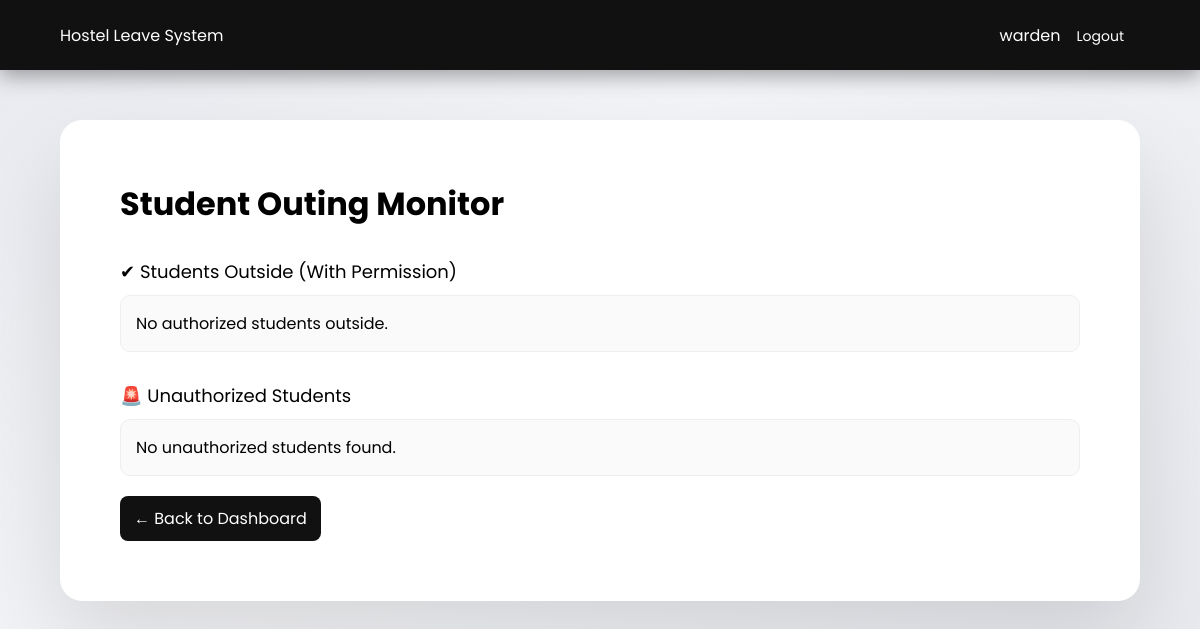
/warden/out_students.php (signed in), run on an earlier commit of the app's database.
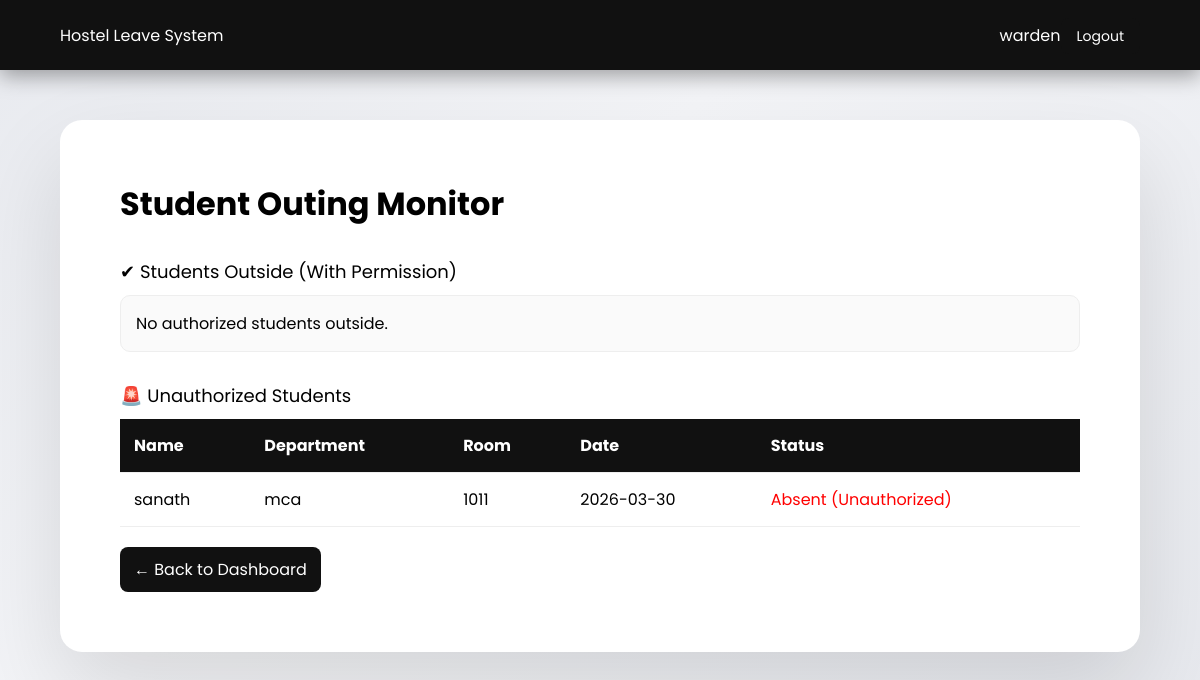
And on a later commit of the database.
### tables this page shows
CREATE TABLE `attendance` (
  `id` int(11) NOT NULL,
  `user_id` int(11) NOT NULL,
  `date` date NOT NULL,
  `status` enum('Present','Absent','Leave') DEFAULT 'Present',
  `remark` enum('Normal','Unauthorized') DEFAULT 'Normal',
  `marked_by` int(11) DEFAULT NULL,
  `created_at` timestamp NOT NULL DEFAULT current_timestamp()
);

CREATE TABLE `users` (
  `id` int(11) NOT NULL,
  `role_id` int(11) NOT NULL,
  `name` varchar(100) NOT NULL,
  `username` varchar(50) NOT NULL,
  `password` varchar(255) NOT NULL,
  `email` varchar(100) DEFAULT NULL,
  `parent_email` varchar(100) DEFAULT NULL,
  `teacher_email` varchar(100) DEFAULT NULL,
  `created_at` timestamp NOT NULL DEFAULT current_timestamp()
);

CREATE TABLE `student_profiles` (
  `id` int(11) NOT NULL,
  `user_id` int(11) NOT NULL,
  `register_number` varchar(50) DEFAULT NULL,
  `department` varchar(100) DEFAULT NULL,
  `year` int(11) DEFAULT NULL,
  `room_number` varchar(20) DEFAULT NULL,
  `phone` varchar(15) DEFAULT NULL
);

### warden/out_students.php (the view, shortened to what this page needs)
<?php
include("../config/db.php");
$leaveStmt = $conn->prepare("
    SELECT users.name,
           student_profiles.department,
           student_profiles.room_number,
           hostel_leaves.from_datetime,
           hostel_leaves.to_datetime
    FROM hostel_leaves
    JOIN users ON hostel_leaves.student_id = users.id
    JOIN student_profiles ON users.id = student_profiles.user_id
    WHERE hostel_leaves.status = 'Approved'
      AND hostel_leaves.returned_at IS NULL
    ORDER BY hostel_leaves.from_datetime ASC
");
$leaveStmt->execute();
$leaveResult = $leaveStmt->get_result();
$unauthStmt = $conn->prepare("
    SELECT users.name,
           student_profiles.department,
           student_profiles.room_number,
           attendance.date,
           attendance.status
    FROM attendance
    JOIN users ON attendance.user_id = users.id
    JOIN student_profiles ON users.id = student_profiles.user_id
    WHERE attendance.remark = 'Unauthorized'
    ORDER BY attendance.date DESC
");
$unauthStmt->execute();
$unauthResult = $unauthStmt->get_result();
?>
<!DOCTYPE html>
<html>
<head>
</head>
<body>
<div class="topbar">
<div>Hostel Leave System</div>
<div>
<?php echo $_SESSION["username"]; ?>
<a class="logout-btn" href="../auth/logout.php">Logout</a>
</div>
</div>
<div class="container">
<h1>Student Outing Monitor</h1>
<div class="section-title">✔ Students Outside (With Permission)</div>
<?php if ($leaveResult->num_rows == 0): ?>
<div class="empty">No authorized students outside.</div>
<?php endif; ?>
<div class="section-title">🚨 Unauthorized Students</div>
<?php if ($unauthResult->num_rows == 0): ?>
<div class="empty">No unauthorized students found.</div>
<?php else: ?>
<table>
<tr>
<th>Name</th>
<th>Department</th>
<th>Room</th>
<th>Date</th>
<th>Status</th>
</tr>
<?php while ($row = $unauthResult->fetch_assoc()): ?>
<tr>
<td><?php echo htmlspecialchars($row["name"]); ?></td>
<td><?php echo htmlspecialchars($row["department"]); ?></td>
<td><?php echo htmlspecialchars($row["room_number"]); ?></td>
<td><?php echo htmlspecialchars($row["date"]); ?></td>
<td style="color:red;">
<?php echo htmlspecialchars($row["status"]); ?> (Unauthorized)
</td>
</tr>
<?php endwhile; ?>
</table>
<?php endif; ?>
<a class="back-btn" href="dashboard.php">← Back to Dashboard</a>
</div>
</body>
</html>

What changed in the data, as far as the page shows it:
now on this page (row edited): attendance: user.name "sanath", student_profiles.department "mca", student_profiles.room_number "1011", date "2026-03-30", status "Absent"
Also different on the page:
text no longer shown: "No unauthorized students found."
text now shown: "Name Department Room Date Status"
